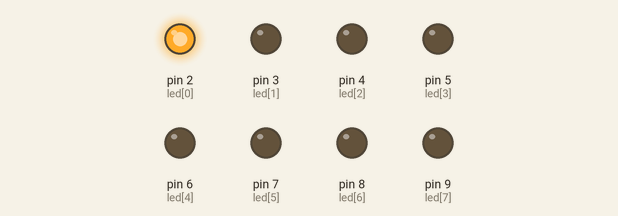
Bench run of a sketch on a simulated Arduino Uno, built with avr-gcc and run on an emulated ATmega328P. Parts: output pins drawn as LEDs (lit = HIGH).

Above: at 0.2 s.
At 1.2 s:
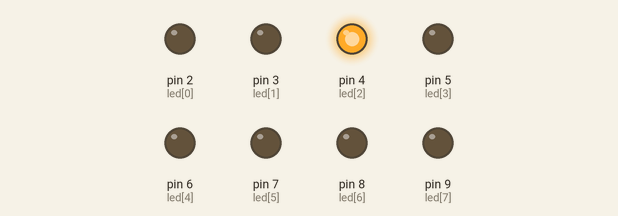
At 2.2 s:
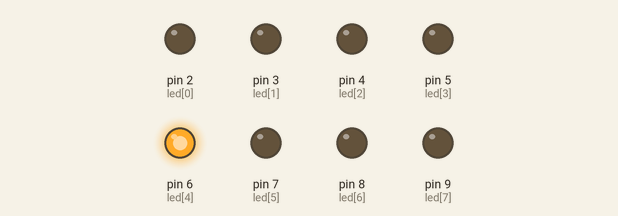
At 4.2 s:
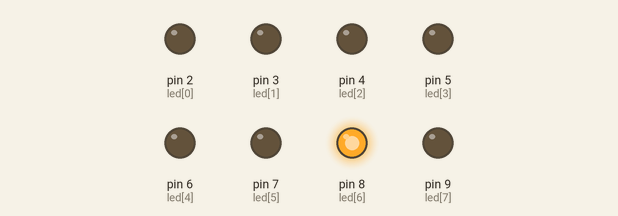
At 6.7 s:
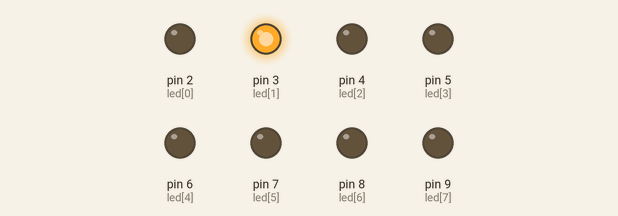
At 8.7 s:
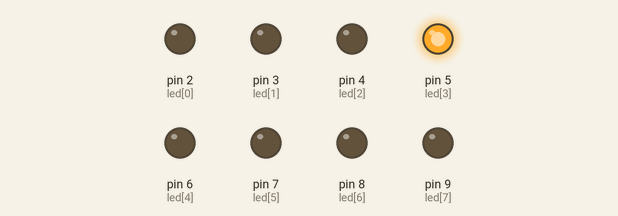
Timing chart, 0 to 9.1 s (numbered marks = the images above):
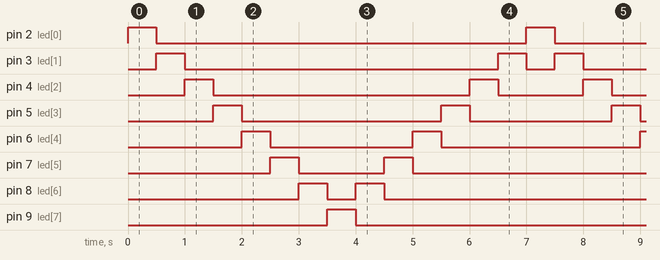

Measured:
- by itself, pin 2 (led[0]), pin 9 (led[7]): alternates HIGH for 0.50 s and LOW for 6.5 s
- by itself, pin 3 (led[1]): repeats every 7.0 s: LOW 5.5 s, HIGH 0.50 s, LOW 0.50 s, HIGH 0.50 s
- by itself, pin 4 (led[2]): repeats every 7.0 s: LOW 4.5 s, HIGH 0.50 s, LOW 1.5 s, HIGH 0.50 s
- by itself, pin 5 (led[3]): repeats every 7.0 s: LOW 3.5 s, HIGH 0.50 s, LOW 2.5 s, HIGH 0.50 s
- by itself, pin 6 (led[4]): repeats every 7.0 s: LOW 2.5 s, HIGH 0.50 s, LOW 3.5 s, HIGH 0.50 s
- by itself, pin 7 (led[5]): repeats every 7.0 s: LOW 1.5 s, HIGH 0.50 s, LOW 4.5 s, HIGH 0.50 s
- by itself, pin 8 (led[6]): repeats every 7.0 s: LOW 0.50 s, HIGH 0.50 s, LOW 5.5 s, HIGH 0.50 s

The sketch:

sketch_mar14b.ino
```cpp
 int led[] = {2, 3, 4, 5, 6, 7, 8, 9};

void setup() {
  for(int i=0; i<8; i++) {
    pinMode(led[i], OUTPUT);
  }
}

void loop() {
  for(int i=0; i<7; i++) {
    digitalWrite(led[i], HIGH);
    delay(500);
    digitalWrite(led[i], LOW);
  }
  for(int j=7; j>=1; j--) {
    digitalWrite(led[j], HIGH);
    delay(500);
    digitalWrite(led[j], LOW);
  }
}
```
